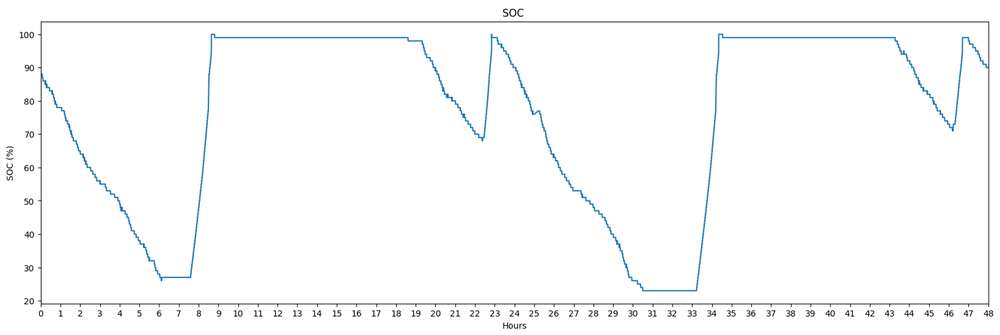
#> input picture image.png, 1000 x 335 px, shrunk from 1920 x 644 before the run
$ python test1.py image.png
#> lines starting #> are read from the running program, lines starting #| are printed output that depends on the picture; after the words box and inside, x2 and y2 are one past the last pixel; in counts of white or black regions, pixels touching at a corner belong together
import cv2
import numpy as np
import matplotlib.pyplot as plt
import argparse
from typing import Tuple, Optional

def preprocess_image(image_path: str) -> Optional[np.ndarray]:
    """
    Loads an image, converts it to grayscale, and applies an inverted
    binary threshold to isolate bright lines on a dark background.

    Args:
        image_path (str): Path to the input image file.

    Returns:
        Optional[np.ndarray]: The thresholded image as a NumPy array, or None if the image can't be loaded.
    """
    img = cv2.imread(image_path)
    if img is None:
        print(f"Error: Could not load image at {image_path}")
        return None

    gray = cv2.cvtColor(img, cv2.COLOR_BGR2GRAY)
    # Use adaptive thresholding for better results on varying lighting, or simple binary
    # _, thresh = cv2.threshold(gray, 200, 255, cv2.THRESH_BINARY_INV)
    # Using a slightly lower threshold to be more robust
    _, thresh = cv2.threshold(gray, 180, 255, cv2.THRESH_BINARY_INV)

    # --- Noise Reduction ---
    # Use morphological opening to remove small noise artifacts
    kernel = np.ones((3, 3), np.uint8)
    opened = cv2.morphologyEx(thresh, cv2.MORPH_OPEN, kernel, iterations=1)

    return opened

def extract_line_data(thresh_img: np.ndarray, x_range: Tuple[float, float], y_range: Tuple[float, float]) -> Optional[Tuple[np.ndarray, np.ndarray]]:
    """
    Extracts the (x, y) coordinates of a line from a thresholded image.
    It calculates the center of the line for each column to get a clean curve.

    Args:
        thresh_img (np.ndarray): The preprocessed (thresholded) image.
        x_range (Tuple[float, float]): The minimum and maximum values of the x-axis (e.g., (0, 48) for hours).
        y_range (Tuple[float, float]): The minimum and maximum values of the y-axis (e.g., (0, 100) for SOC %).

    Returns:
        Optional[Tuple[np.ndarray, np.ndarray]]: A tuple containing the hours and SOC arrays, or None if no line is found.
    """
    h, w = thresh_img.shape
    hours, soc = [], []

    # --- Accurate Line Extraction ---
    # Find the mean y-coordinate for each x-coordinate (column)
    for x_pixel in range(w):
        y_pixels = np.where(thresh_img[:, x_pixel] > 0)[0]
        if y_pixels.any():
            # Average the y-pixel coordinates to find the center of the line
            avg_y_pixel = np.mean(y_pixels)

            # Convert pixel coordinates to data coordinates
            current_hour = (x_pixel / w) * (x_range[1] - x_range[0]) + x_range[0]
            # Flip y-axis (higher pixel value is lower SOC) and scale
            current_soc = y_range[1] - ((avg_y_pixel / h) * (y_range[1] - y_range[0]))

            hours.append(current_hour)
            soc.append(current_soc)

    if not hours:
        print("Error: No data points were extracted. Check image thresholding.")
        return None
        # This means no lineddaaad was dadaddetected
        # adada

    return np.array(hours), np.array(soc)

def calculate_kpis(hours: np.ndarray, soc: np.ndarray) -> dict:
    """
    Computes Key Performance Indicators (KPIs) from the SOC data.

    Args:
        hours (np.ndarray): The time data array.
        soc (np.ndarray): The State of Charge data array.

    Returns:
        dict: A dictionary containing the calculated KPIs.
    """
    # --- Accurate Time-Weighted Average ---
    # Use trapezoidal rule for a more accurate average than np.mean()
    time_weighted_avg = np.trapezoid(soc, x=hours) / (hours[-1] - hours[0])

    kpis = {
        "Max SOC": np.max(soc),
        "Min SOC": np.min(soc),
        "Time-Weighted Average SOC": time_weighted_avg,
        "Final SOC": soc[-1]
    }
    return kpis

def plot_results(image_path: str, hours: np.ndarray, soc: np.ndarray, x_range: Tuple[float, float], y_range: Tuple[float, float]):
    """
    Generates and displays a plot validating the extracted data against the original image.

    Args:
        image_path (str): Path to the original image for background.
        hours (np.ndarray): The extracted time data.
        soc (np.ndarray): The extracted SOC data.
        x_range (Tuple[float, float]): The x-axis range for plotting.
        y_range (Tuple[float, float]): The y-axis range for plotting.
    """
    original_img = plt.imread(image_path)

    fig, ax = plt.subplots(figsize=(12, 6))

    # --- Enhanced Validation Plot ---
    # Display the original chart as the background
    ax.imshow(original_img, aspect='auto', extent=(x_range[0], x_range[1], y_range[0], y_range[1]))

    # Overlay the extracted data points
    ax.plot(hours, soc, color='red', linewidth=2, label='Extracted Data')

    ax.set_xlabel("Hours", fontsize=12)
    ax.set_ylabel("SOC (%)", fontsize=12)
    ax.set_title("Validation: Extracted SOC Curve Overlaid on Original Chart", fontsize=14)
    ax.legend()
    ax.grid(True, linestyle='--', alpha=0.6)
    plt.show()

def main():
    """Main function to run the chart digitizer."""
    parser = argparse.ArgumentParser(description="Extracts SOC data from a chart image and computes KPIs.")
    parser.add_argument("image_path", type=str, help="Path to the SOC chart image file.")
    parser.add_argument("--x_min", type=float, default=0.0, help="Minimum value of the x-axis (e.g., hours).")
    parser.add_argument("--x_max", type=float, default=48.0, help="Maximum value of the x-axis (e.g., hours).")
    parser.add_argument("--y_min", type=float, default=0.0, help="Minimum value of the y-axis (e.g., SOC %%).")
    parser.add_argument("--y_max", type=float, default=100.0, help="Maximum value of the y-axis (e.g., SOC %%).")

    args = parser.parse_args()

    # 1. Preprocess the image
    processed_img = preprocess_image(args.image_path)
#> in preprocess_image, img is the input picture: shape (335, 1000, 3); mean B, G, R 251.7, 251.1, 250.2
#> in preprocess_image, `_, thresh = cv2.threshold(gray, 180, 255, cv2.THRESH_BINARY_INV)`:
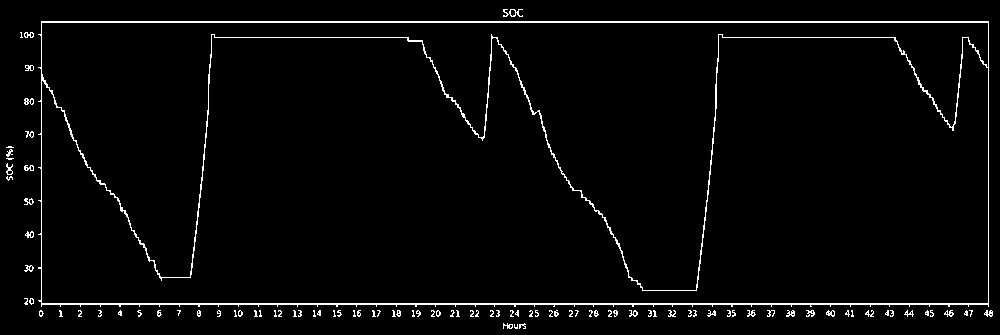
#> thresh: shape (335, 1000); 2.9% white in thin lines or dots
#> in preprocess_image, `opened = cv2.morphologyEx(thresh, cv2.MORPH_OPEN, kernel, iterations=1)`:
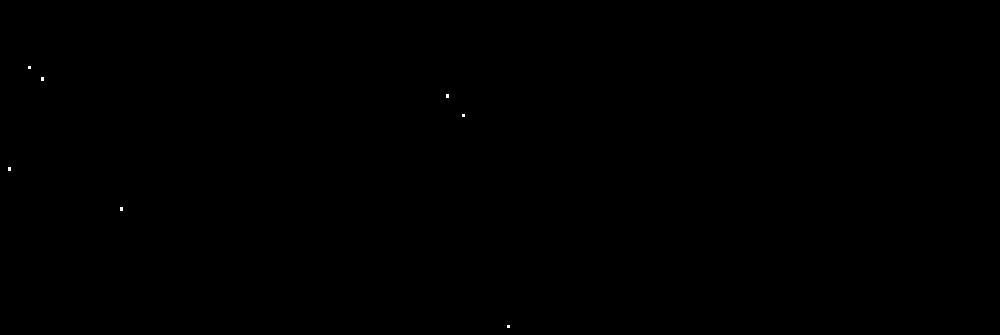
#> opened: shape (335, 1000); 0.02% white in thin lines or dots, all inside (x1, y1, x2, y2) = (8, 66, 510, 328)
    if processed_img is None:
        return

    # 2. Extract the data
    data = extract_line_data(processed_img, (args.x_min, args.x_max), (args.y_min, args.y_max))
#> the loop in extract_line_data, `for x_pixel in range(w):` made 1000 passes
#> (y_pixels, avg_y_pixel, current_soc) on passes 9, 10, 11, 29, 30, 31, 42, 43, 44: ([167, 168, 169, 170], 168.5, 49.7), ([167, 168, 169, 170], 168.5, 49.7), ([167, 168, 169, 170], 168.5, 49.7), ([66, 67, 68], 67, 80), ([66, 67, 68], 67, 80), ([66, 67, 68], 67, 80), ([77, 78, 79, 80], 78.5, 76.57), ([77, 78, 79, 80], 78.5, 76.57), ([77, 78, 79, 80], 78.5, 76.57)
#> (avg_y_pixel, current_soc) on passes 121, 122, 123, 447, 448, 449: (208.5, 37.76), (208.5, 37.76), (208.5, 37.76), (95.5, 71.49), (95.5, 71.49), (95.5, 71.49)
#> after the loop in extract_line_data, `for x_pixel in range(w):`: hours = [0.384, 0.432, 0.48, 1.34, 1.39, 1.44, 1.97, 2.02, 2.06, 5.76, 5.81, 5.86, 21.41, 21.46, 21.5, 22.18, 22.22, 22.27, 24.34, 24.38, 24.43]; soc = [49.7, 49.7, 49.7, 80, 80, 80, 76.57, 76.57, 76.57, 37.76, 37.76, 37.76, 71.49, 71.49, 71.49, 65.67, 65.67, 65.67, 2.69, 2.69, 2.69]
    if data is None:
        return
    hours, soc = data
#> hours = 21 values from 0.384 to 24.43; soc = 21 values, max 80 at index 3, min 2.69 at index 18, mean 54.84

    # 3. Compute KPIs
    kpis = calculate_kpis(hours, soc)
#> in calculate_kpis, `time_weighted_avg = np.trapezoid(soc, x=hours) / (hours[-1] - hours[0])`: time_weighted_avg = 54.54
#> in calculate_kpis, `kpis = { "Max SOC": np.max(soc), "Min SOC": np.min(soc), "Time-Weighte..`: kpis = {'Max SOC': 80, 'Min SOC': 2.69, 'Time-Weighted Average SOC': 54.54, 'Final SOC': 2.69}

    # 4. Print the report
    print("\n--- KPI Report ---")
    for key, value in kpis.items():
        print(f"{key}: {value:.2f}%")
#> this loop made 4 passes
#> (key, value) on passes 1 to 4: ('Max SOC', 80), ('Min SOC', 2.69), ('Time-Weighted Average SOC', 54.54), ('Final SOC', 2.69)
#| Max SOC: 80.00%
#| Min SOC: 2.69%
#| Time-Weighted Average SOC: 54.54%
#| Final SOC: 2.69%
    print("------------------\n")

    # 5. Plot for visual verification
    plot_results(args.image_path, hours, soc, (args.x_min, args.x_max), (args.y_min, args.y_max))
#> in plot_results, `plt.show()`:
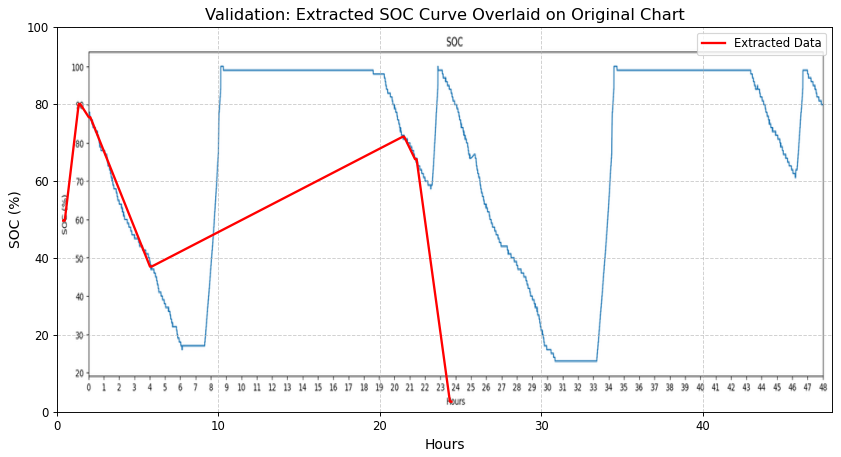
#> figure drawn by matplotlib, 1 panel

if __name__ == "__main__":
    main()
